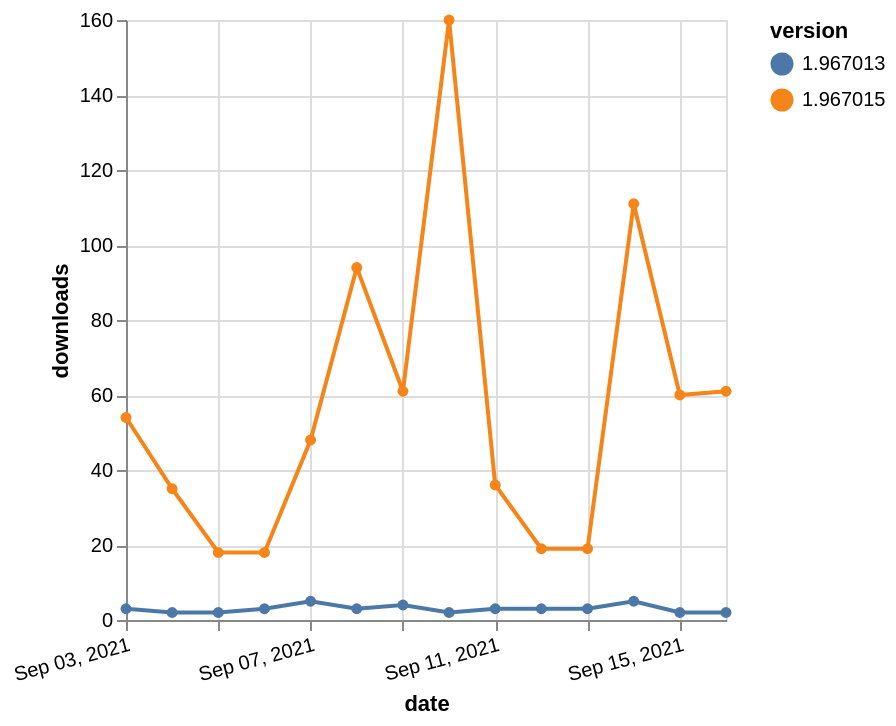

Write the Vega-Lite specification saved for this chart.
### Vega-Lite specification from a JSON file in a GitHub repository (floating-point values rounded to 4 significant figures)
{"$schema": "https://vega.github.io/schema/vega-lite/v5.json", "description": "A simple bar chart with embedded data.", "data": {"values": [{"date": "2021-09-03", "total": 61408, "delta": 54, "version": "1.967015"}, {"date": "2021-09-04", "total": 61443, "delta": 35, "version": "1.967015"}, {"date": "2021-09-05", "total": 61461, "delta": 18, "version": "1.967015"}, {"date": "2021-09-06", "total": 61479, "delta": 18, "version": "1.967015"}, {"date": "2021-09-07", "total": 61527, "delta": 48, "version": "1.967015"}, {"date": "2021-09-08", "total": 61621, "delta": 94, "version": "1.967015"}, {"date": "2021-09-09", "total": 61682, "delta": 61, "version": "1.967015"}, {"date": "2021-09-10", "total": 61842, "delta": 160, "version": "1.967015"}, {"date": "2021-09-11", "total": 61878, "delta": 36, "version": "1.967015"}, {"date": "2021-09-12", "total": 61897, "delta": 19, "version": "1.967015"}, {"date": "2021-09-13", "total": 61916, "delta": 19, "version": "1.967015"}, {"date": "2021-09-14", "total": 62027, "delta": 111, "version": "1.967015"}, {"date": "2021-09-15", "total": 62087, "delta": 60, "version": "1.967015"}, {"date": "2021-09-16", "total": 62148, "delta": 61, "version": "1.967015"}, {"date": "2021-09-03", "total": 21837, "delta": 3, "version": "1.967013"}, {"date": "2021-09-04", "total": 21839, "delta": 2, "version": "1.967013"}, {"date": "2021-09-05", "total": 21841, "delta": 2, "version": "1.967013"}, {"date": "2021-09-06", "total": 21844, "delta": 3, "version": "1.967013"}, {"date": "2021-09-07", "total": 21849, "delta": 5, "version": "1.967013"}, {"date": "2021-09-08", "total": 21852, "delta": 3, "version": "1.967013"}, {"date": "2021-09-09", "total": 21856, "delta": 4, "version": "1.967013"}, {"date": "2021-09-10", "total": 21858, "delta": 2, "version": "1.967013"}, {"date": "2021-09-11", "total": 21861, "delta": 3, "version": "1.967013"}, {"date": "2021-09-12", "total": 21864, "delta": 3, "version": "1.967013"}, {"date": "2021-09-13", "total": 21867, "delta": 3, "version": "1.967013"}, {"date": "2021-09-14", "total": 21872, "delta": 5, "version": "1.967013"}, {"date": "2021-09-15", "total": 21874, "delta": 2, "version": "1.967013"}, {"date": "2021-09-16", "total": 21876, "delta": 2, "version": "1.967013"}]}, "width": "container", "mark": {"type": "line", "point": {"filled": true}}, "encoding": {"x": {"field": "date", "type": "temporal", "timeUnit": "yearmonthdate", "title": "date", "axis": {"labelAngle": -15}}, "y": {"field": "delta", "type": "quantitative", "title": "downloads"}, "color": {"field": "version", "type": "nominal"}, "tooltip": {"field": "delta"}}}
